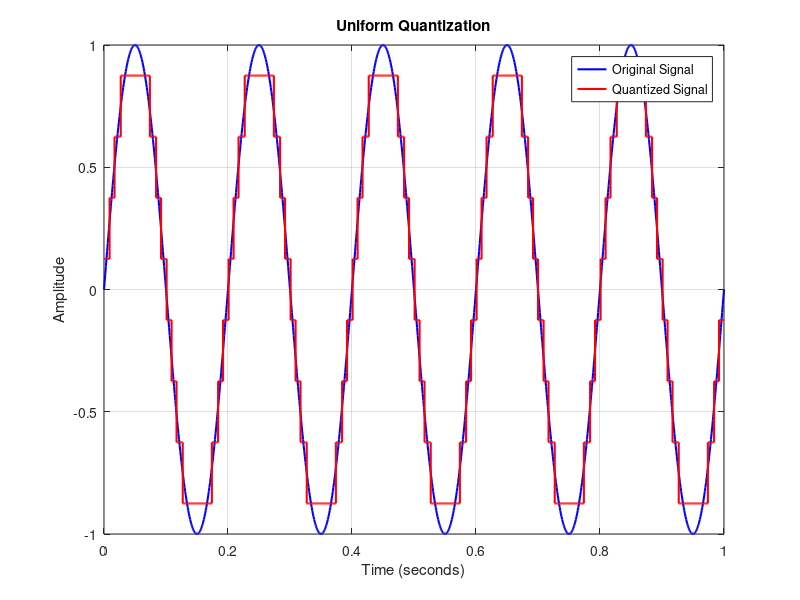

Reproduce this figure in MATLAB.

clc;
clear;
close all;

% Generate sine wave
A = 1;
fm = 5;
t = 0:0.001:1;

x = A*sin(2*pi*fm*t);

% Uniform quantizer parameters
L = 8;
xmin = -1;
xmax = 1;

% Calculate step size
delta = (xmax-xmin)/L;

% Quantization
index = floor((x-xmin)/delta);

% Keep indices within valid range
index = max(0,min(L-1,index));

% Calculate quantized output
xq = xmin + (index+0.5)*delta;

% Plot input and quantized output
figure;

plot(t,x,'b','LineWidth',1.5);
hold on;
stairs(t,xq,'r','LineWidth',1.5);

title('Uniform Quantization');
xlabel('Time (seconds)');
ylabel('Amplitude');
legend('Original Signal','Quantized Signal');
grid on;
